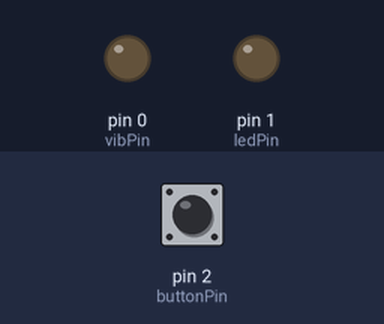
Bench run of a sketch on a simulated Arduino Uno, built with avr-gcc and run on an emulated ATmega328P. On the bench: output pins drawn as LEDs (lit = HIGH). Dashed ring = blinking. Inputs (shaded band) come from the test bench; at power-on: pin 2 (buttonPin) HIGH.

Above: at 1.2 s.
1.3 s: pin 2 (buttonPin) pulled LOW for 0.15 s
At 1.55 s:
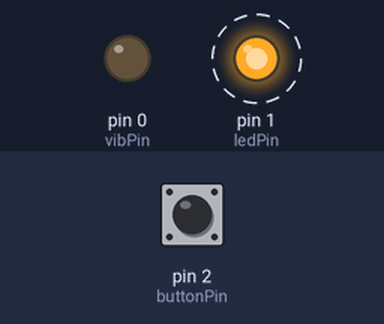
3.5 s: pin 2 (buttonPin) pulled LOW for 1 s
At 5.9 s:
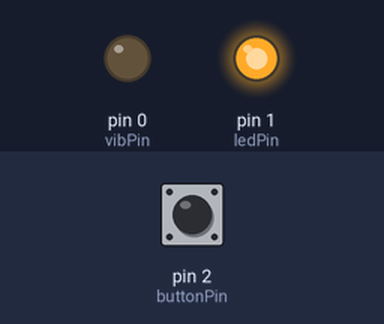
6.0 s: pin 2 (buttonPin) pulled LOW for 3.2 s
At 8.05 s:
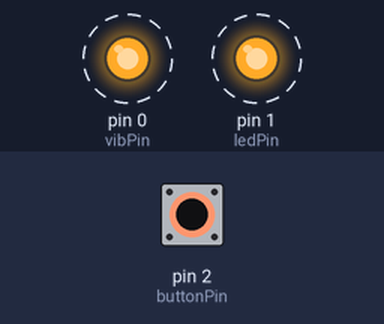
Timing chart, 0 to 9.8 s (numbered marks = the images above; inputs shaded):
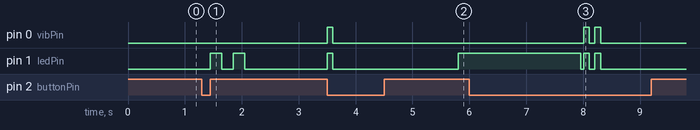

The sketch:

timesup.ino
```cpp
/***********************************
 *
 *    TimesUp
 *
 *    Afrooz Samei, Shreeya Tyagi  &  Orlando Bascunan
 *
 *
 *
 *    Arduino Code
 *
 *    December 2016
 *
 */ //////////////////////////////////

bool onMode = false;

int workTime = 60; // a minute
int restTime = 30; // 30 seconds

int startTime = 0;

int vibPin = 0;
int ledPin = 1;
int buttonPin = 2;

bool buttonIsPressed = false;
int startTimePressed = 0;
int longPressed = 1; // a second

bool workTimerSelected = true;
bool doubleNotified = false;


int ledFade = 0;

void setup() {

  pinMode(ledPin, OUTPUT);
  pinMode(vibPin, OUTPUT);
  pinMode(buttonPin, INPUT);
  digitalWrite(buttonPin, HIGH);

}
// Check Time calculates the percentage of time left and displays blinking lights sped accordingly.
void checkTime() {
  int percent;
  if ( workTimerSelected) {
    percent = ( millis() / 1000 - startTime ) * 100 / workTime;
  } else {
    percent = ( millis() / 1000 - startTime ) * 100 / restTime;
  }
  int d = max(500 - percent * 5, 50);
  digitalWrite(ledPin, HIGH);
  delay(d);
  digitalWrite(ledPin, LOW);

  delay(d);
  digitalWrite(ledPin, HIGH);
  delay(d);
  digitalWrite(ledPin, LOW);

  delay(d);
  digitalWrite(ledPin, HIGH);
  delay(d);
  digitalWrite(ledPin, LOW);

  delay(d);
  digitalWrite(ledPin, HIGH);
  delay(d);
  digitalWrite(ledPin, LOW);

}

// Pick Timer switches between work and play mode and displays lights accordingly.
void pickTimer() {
  workTimerSelected = ! workTimerSelected;
  if (workTimerSelected) {
    digitalWrite(ledPin, HIGH);
    delay(500);
    digitalWrite(ledPin, LOW);
    delay(500);
    digitalWrite(ledPin, HIGH);
    delay(500);
    digitalWrite(ledPin, LOW);
  } else {
    digitalWrite(ledPin, HIGH);
    delay(200);
    digitalWrite(ledPin, LOW);
    delay(200);
    digitalWrite(ledPin, HIGH);
    delay(200);
    digitalWrite(ledPin, LOW);
  }
  // show the lights
}
void startTimer() {
  startTime = millis() / 1000;
  onMode = true;
}
void stopTimer() {
  onMode = false;
}

//Alarm when the time is up.
void alarm() {
  notification();
  notification();
  notification();
  workTimerSelected = !workTimerSelected;
  startTimer();

  if ( workTimerSelected ) {
  }
}

void notification() {
  digitalWrite(vibPin, HIGH);
  digitalWrite(ledPin, HIGH);
  delay(100);
  digitalWrite(vibPin, LOW);
  digitalWrite(ledPin, LOW);
  delay(100);
}
void shortPress() {
  if ( onMode ) {
    // checkTime
    checkTime();
  } else {
    // go through the time lapses
    pickTimer();
  }
}
void longPress() {
  if ( onMode) {
    // Stop
    stopTimer();
    notification();
    notification();
  } else {
    // Start
    startTimer();
    notification();
  }
}
void clearButton() {
  buttonIsPressed = false;
  doubleNotified = false;
  if ( onMode ) {
    // checkTime
    // checkTime();
  } else {
    // go through the time lapses
    // pickTimer();
  }
}
int fadeLedUp() {
  ledFade += 3;
  if (ledFade > 255) {
    ledFade = 0;
  }
  return ledFade;
}

// Main Loop
void loop() {

// onMode represents when the timer is running
  if (onMode) {
    if ( workTimerSelected) { //Check on the timers first
      if ( startTime + workTime < millis() / 1000) {
        //workTime is done
        alarm();
      }
    } else {
      analogWrite(ledPin, fadeLedUp() );
      delay(50);
      if ( startTime + restTime < millis() / 1000) {
        digitalWrite(ledPin, LOW);

        //restTime is done
        alarm();
      }
    }
  }

// The following code is to capture tap and hold actions with one button.

  if (!digitalRead(buttonPin) && !buttonIsPressed) {
    // start pressing the button, register the time
    startTimePressed = millis() / 1000;
    buttonIsPressed = true;
  }
  if (!digitalRead(buttonPin) && millis() / 1000 - startTimePressed > longPressed) {
    //if the button is held more
    if ( !doubleNotified ) {
      longPress();
      doubleNotified = true;
    }
  }

  if (digitalRead(buttonPin) && buttonIsPressed) {
    //if the button is released
    if (  millis() / 1000 - startTimePressed < longPressed ) {
      shortPress();
    }
    clearButton();
  }
}
```

Measured:
- after the input at 1.3 s, pin 1 (ledPin): alternates HIGH for 0.20 s and LOW for 0.20 s, 4 changes in all, then stays LOW, starting after 0.15 s
- after the input at 3.5 s, pin 0 (vibPin): LOW → HIGH at once, → LOW 0.10 s later; pin 1 (ledPin): LOW → HIGH at once, → LOW 0.10 s later, → HIGH 2.2 s later
- after the input at 6.0 s, pin 0 (vibPin), pin 1 (ledPin): alternates HIGH for 0.10 s and LOW for 0.10 s, 4 changes in all, then stays LOW, starting after 2.0 s
